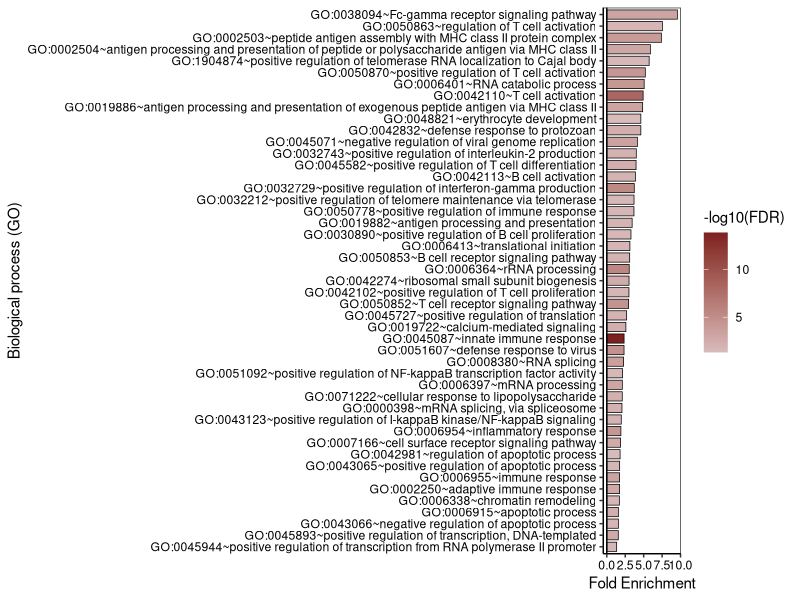

Recreate this plot in R.
# Curso: Análise de Dados Ômicos: Fundamentos e Aplicações
# Aula: Gráfico do GO BP baseado em resultados filtrados (ORA)
# Prof. Giuseppe Leite
# giuseppe.gianini@unifesp.br

# Carregar as bibliotecas necessárias
library(ggplot2)  # Para criar gráficos
library(tidyverse)  # Para manipulação de dados

# Ler o arquivo de dados contendo termos de GO BP (Biological Process) e valores associados
go_bp <- read.delim("go_bp_DEAD_Control.txt")

# Filtrar os termos de GO BP com FDR (False Discovery Rate) menor que 0.05
go_bp <- go_bp |>
  dplyr::filter(FDR < 0.05) 


# Criar o gráfico de barras usando ggplot2
p1 <- ggplot(go_bp, aes(x = reorder(Term, Fold.Enrichment), y = Fold.Enrichment)) +
  geom_bar(stat = "identity", aes(fill = -log10(FDR)), width = 0.8, color = "black", linewidth = 0.25) +  # Adicionar barras preenchidas com cores baseadas em -log10(FDR)
  scale_fill_gradient(low = "#d8bcbc", high = "#7d2020") +  # Definir a escala de cores do preenchimento
  geom_hline(yintercept = 0) +  # Adicionar uma linha horizontal no eixo y = 0
  coord_flip() +  # Inverter os eixos x e y para um gráfico horizontal
  labs(x = "Biological process (GO)", y = "Fold Enrichment") +  # Adicionar rótulos aos eixos
  theme_bw() +  # Usar o tema de fundo branco
  theme(
    axis.line = element_line(color = 'black'),  # Cor das linhas dos eixos
    plot.background = element_blank(),  # Remover o fundo do gráfico
    panel.grid.minor = element_blank(),  # Remover as grades menores
    panel.grid.major = element_blank(),  # Remover as grades maiores
    legend.position = "right",  # Posicionar a legenda à direita
    axis.text = element_text(color = "black")  # Definir a cor do texto dos eixos
  )

# Exibir o gráfico
p1

# Salvar o gráfico em um arquivo PDF
dev.copy2pdf(file="bar_plot_ORA.pdf", width = 12, height = 7)
